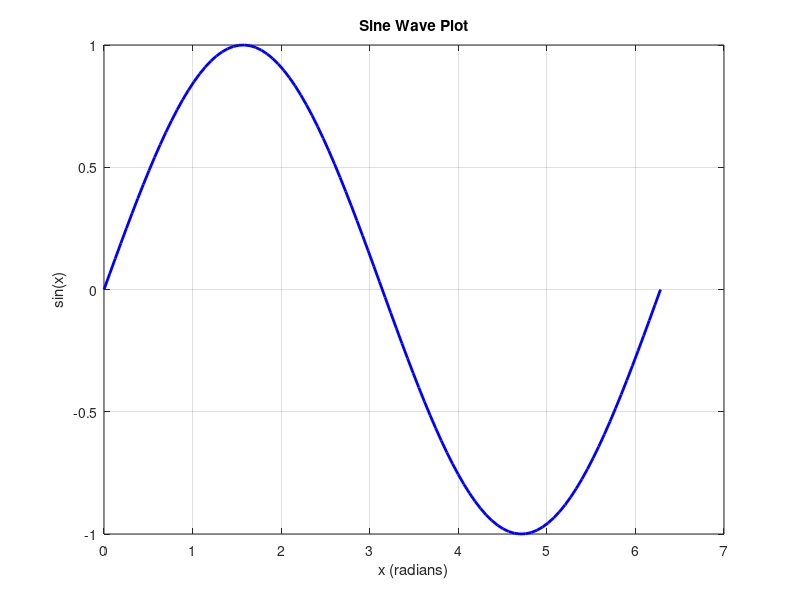

Source code (MATLAB):
% Generate x values from 0 to 2*pi
x = linspace(0, 2*pi, 100);

% Calculate y values (sine of x)
y = sin(x);

% Create the plot
figure;
plot(x, y, 'b-', 'LineWidth', 2);

% Add labels and title
xlabel('x (radians)');
ylabel('sin(x)');
title('Sine Wave Plot');

% Add grid
grid on;

% Display the plot
disp('Sine wave plot created successfully!');
